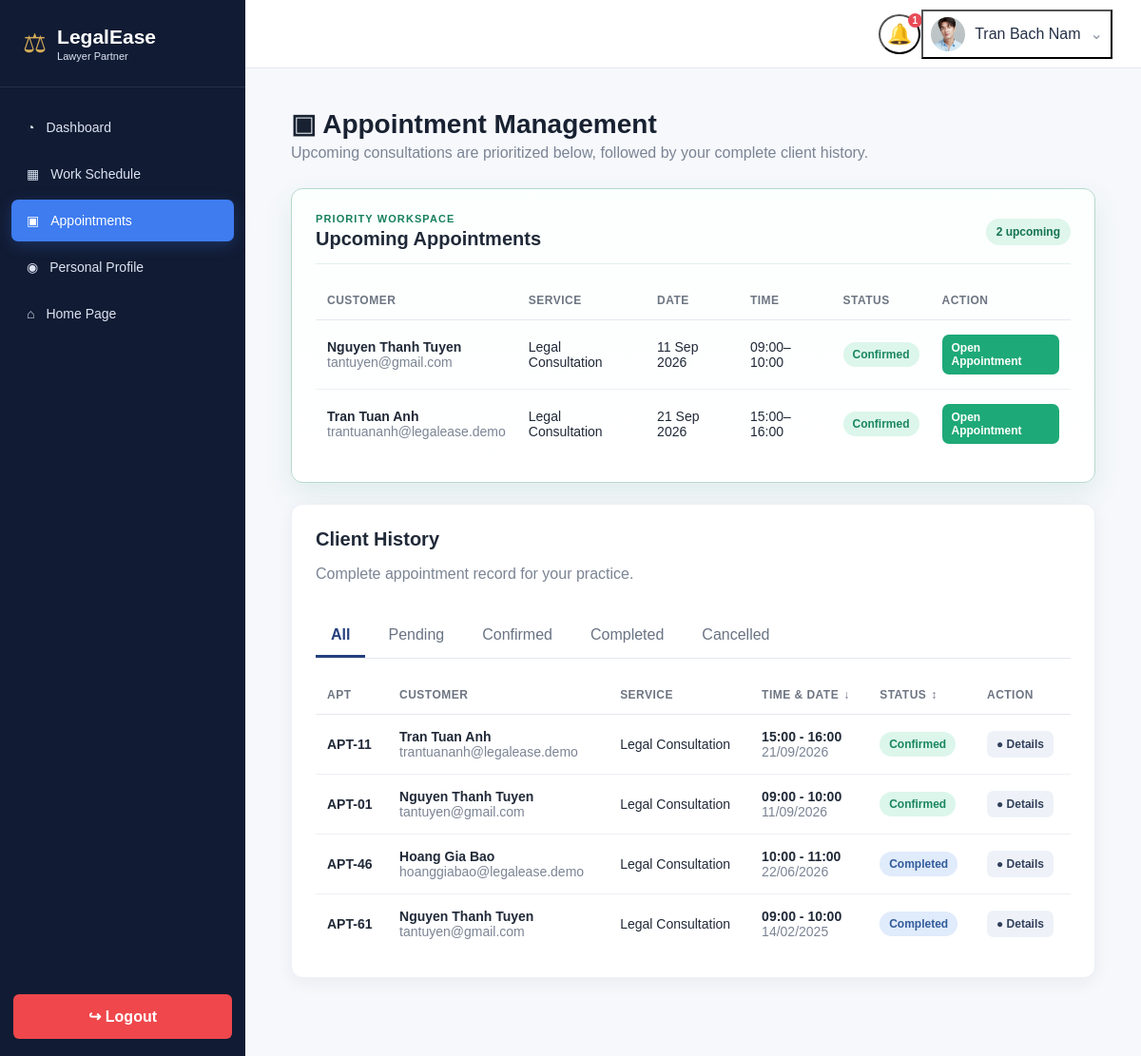
Screenshot of /lawyer/appointments.php (signed in) with the database file from the repository.
### tables this page shows
CREATE TABLE lawyer_profiles (
 id INT AUTO_INCREMENT PRIMARY KEY,user_id INT NOT NULL UNIQUE,full_name VARCHAR(150) NOT NULL,phone VARCHAR(30) DEFAULT '',experience_years INT NOT NULL DEFAULT 0,bio TEXT,
 office_address VARCHAR(255) DEFAULT '',location_id INT NULL,is_verified TINYINT(1) NOT NULL DEFAULT 0,rating DECIMAL(2,1) NOT NULL DEFAULT 0.0,
 consultation_fee DECIMAL(10,2) NOT NULL DEFAULT 500000,avatar_file VARCHAR(255) DEFAULT '',created_at DATETIME NOT NULL DEFAULT CURRENT_TIMESTAMP,
 CONSTRAINT fk_lawyer_user FOREIGN KEY(user_id) REFERENCES users(id) ON DELETE CASCADE,
 CONSTRAINT fk_lawyer_location FOREIGN KEY(location_id) REFERENCES locations(id) ON DELETE SET NULL
);

CREATE TABLE appointments (
 id INT AUTO_INCREMENT PRIMARY KEY,slot_id INT NOT NULL,customer_id INT NOT NULL,lawyer_id INT NOT NULL,service_name VARCHAR(150) DEFAULT 'Legal Consultation',note TEXT NOT NULL,
 appointment_date DATE NOT NULL,start_time TIME NOT NULL,end_time TIME NOT NULL,fee DECIMAL(10,2) NOT NULL DEFAULT 0,status ENUM('Pending','Confirmed','Completed','Cancelled') NOT NULL DEFAULT 'Pending',notes TEXT DEFAULT NULL,
 cancel_reason VARCHAR(255) DEFAULT NULL,cancelled_by ENUM('customer','lawyer','admin') DEFAULT NULL,
 created_at DATETIME NOT NULL DEFAULT CURRENT_TIMESTAMP,updated_at DATETIME NULL,payment_due_at DATETIME NULL,payment_reminder_sent_at DATETIME NULL,INDEX idx_appt_lawyer_status(lawyer_id,status),INDEX idx_appt_customer_status(customer_id,status),
 CONSTRAINT fk_appt_slot FOREIGN KEY(slot_id) REFERENCES availability_slots(id),CONSTRAINT fk_appt_customer FOREIGN KEY(customer_id) REFERENCES customer_profiles(id) ON DELETE CASCADE,
 CONSTRAINT fk_appt_lawyer FOREIGN KEY(lawyer_id) REFERENCES lawyer_profiles(id) ON DELETE CASCADE
);

CREATE TABLE customer_profiles (
 id INT AUTO_INCREMENT PRIMARY KEY,user_id INT NOT NULL UNIQUE,full_name VARCHAR(150) NOT NULL,phone VARCHAR(30) DEFAULT '',address VARCHAR(255) DEFAULT '',avatar_file VARCHAR(255) DEFAULT '',gender ENUM('Male','Female','Other') NULL,birth_date DATE NULL,
 CONSTRAINT fk_customer_user FOREIGN KEY(user_id) REFERENCES users(id) ON DELETE CASCADE
);

CREATE TABLE users (
  id INT AUTO_INCREMENT PRIMARY KEY,
  name VARCHAR(150) NOT NULL,
  email VARCHAR(150) NOT NULL UNIQUE,
  password VARCHAR(255) NOT NULL,
  role ENUM('admin','lawyer','customer') NOT NULL,
  is_active TINYINT(1) NOT NULL DEFAULT 1,
  created_at DATETIME NOT NULL DEFAULT CURRENT_TIMESTAMP
);

CREATE TABLE availability_slots (
 id INT AUTO_INCREMENT PRIMARY KEY,lawyer_id INT NOT NULL,available_date DATE NOT NULL,start_time TIME NOT NULL,end_time TIME NOT NULL,is_available TINYINT(1) NOT NULL DEFAULT 1,created_at DATETIME NOT NULL DEFAULT CURRENT_TIMESTAMP,
 INDEX idx_slot_lawyer_date(lawyer_id,available_date),CONSTRAINT fk_slot_lawyer FOREIGN KEY(lawyer_id) REFERENCES lawyer_profiles(id) ON DELETE CASCADE
);

### includes/bootstrap.php (called while the page is built, shortened)
<?php
function e(?string $value): string {
    return htmlspecialchars((string)$value, ENT_QUOTES, 'UTF-8');
}
function avatar_url(?string $stored): string {
    $stored=trim((string)$stored);
    return app_base_url().'/'.ltrim($stored, '/');
}
function app_base_url(): string {
    return '/LegalEase_eProject';
}

### lawyer/appointments.php (the view, shortened to what this page needs)
<?php
require_once __DIR__.'/../includes/lawyer_layout.php';
$lid=current_lawyer_id($pdo);
$allowed=['all', 'Pending', 'Confirmed', 'Completed', 'Cancelled'];
$filter=$_GET['status']??'all';
$dateSort=strtolower($_GET['date_sort']??'desc')==='asc'?'asc':'desc';
$statusSort=strtolower($_GET['status_sort']??'')==='desc'?'desc':(strtolower($_GET['status_sort']??'')==='asc'?'asc':'');
function appt_url(array $changes=[]):string {
    $q=array_merge($_GET, $changes);
    return '?'.http_build_query($q);
}
$up=$pdo->prepare("SELECT a.id,a.status,a.service_name,cp.full_name customer_name,u.email customer_email,vs.available_date,vs.start_time,vs.end_time FROM appointments a JOIN customer_profiles cp ON cp.id=a.customer_id JOIN users u ON u.id=cp.user_id JOIN availability_slots vs ON vs.id=a.slot_id WHERE a.lawyer_id=? AND a.status IN('Pending','Confirmed') AND TIMESTAMP(vs.available_date,vs.start_time)>=NOW() ORDER BY vs.available_date,vs.start_time LIMIT 10");
$up->execute([$lid]);
$upcoming=$up->fetchAll();
$baseWhere='a.lawyer_id=?';
$params=[$lid];
if($filter!=='all') {
    $baseWhere.=' AND a.status=?';
    $params[]=$filter;
}$histPage=max(1, (int)($_GET['page']??1));
$per=10;
$cnt=$pdo->prepare("SELECT COUNT(*) FROM appointments a WHERE $baseWhere");
$cnt->execute($params);
$histTotal=(int)$cnt->fetchColumn();
$offset=($histPage-1)*$per;
$order=[];
if($statusSort) {
    $case="CASE a.status WHEN 'Pending' THEN 1 WHEN 'Confirmed' THEN 2 WHEN 'Completed' THEN 3 WHEN 'Cancelled' THEN 4 ELSE 5 END";
    $order[]=$case.' '.strtoupper($statusSort);
}$order[]='vs.available_date '.strtoupper($dateSort);
$order[]='vs.start_time '.strtoupper($dateSort);
$sql="SELECT a.id,a.note,a.status,a.service_name,a.created_at,cp.full_name customer_name,u.email customer_email,vs.available_date,vs.start_time,vs.end_time FROM appointments a JOIN customer_profiles cp ON cp.id=a.customer_id JOIN users u ON u.id=cp.user_id JOIN availability_slots vs ON vs.id=a.slot_id WHERE $baseWhere ORDER BY ".implode(',', $order)." LIMIT $per OFFSET $offset";
$s=$pdo->prepare($sql);
$s->execute($params);
$history=$s->fetchAll();
lawyer_shell_start('▣ Appointment Management', 'Upcoming consultations are prioritized below, followed by your complete client history.');
?>
<div class="card upcoming-highlight">
<div class="card-header">
<div>
<span class="upcoming-kicker">Priority workspace</span>
<h2>Upcoming Appointments</h2>
</div>
<span class="upcoming-count"><?=count($upcoming)?> upcoming</span>
</div>
<div class="table-wrap">
<table>
<thead>
<tr>
<th>Customer</th>
<th>Service</th>
<th>Date</th>
<th>Time</th>
<th>Status</th>
<th>Action</th>
</tr>
</thead>
<tbody><?php
if(!$upcoming):?><tr>
<td colspan="6" class="empty">No upcoming appointments.</td>
</tr><?php
else:foreach($upcoming as $r):?><tr>
<td>
<strong><?=e($r['customer_name'])?></strong>
<div class="muted"><?=e($r['customer_email'])?></div>
</td>
<td><?=e($r['service_name'])?></td>
<td><?=e(date('d M Y', strtotime($r['available_date'])))?></td>
<td><?=e(substr($r['start_time'], 0, 5))?>–<?=e(substr($r['end_time'], 0, 5))?></td>
<td>
<span class="badge <?=lawyer_badge_class($r['status'])?>"><?=e($r['status'])?></span>
</td>
<td>
<a class="btn btn-success btn-sm" href="appointment.php?id=<?=(int)$r['id']?>">Open Appointment</a>
</td>
</tr><?php
endforeach;
endif?></tbody>
</table>
</div>
</div>
<div class="card" id="client-history">
<div class="card-header">
<div>
<h2>Client History</h2>
<p class="muted">Complete appointment record for your practice.</p>
</div>
</div>
<div class="tabs"><?php
foreach($allowed as $tab):?><a class="<?=$filter===$tab?'active':''?>" href="<?=e(appt_url(['status'=>$tab]))?>"><?=e(ucfirst($tab))?></a><?php
endforeach?></div>
<div class="table-wrap">
<table>
<thead>
<tr>
<th>APT</th>
<th>Customer</th>
<th>Service</th>
<th>
<a class="sort-link" href="<?=e(appt_url(['date_sort'=>$dateSort==='asc'?'desc':'asc']))?>">Time & Date <span><?=$dateSort==='asc'?'↑':'↓'?></span>
</a>
</th>
<th>
<a class="sort-link" href="<?=e(appt_url(['status_sort'=>$statusSort==='asc'?'desc':'asc']))?>">Status <span><?=$statusSort==='asc'?'↑':($statusSort==='desc'?'↓':'↕')?></span>
</a>
</th>
<th>Action</th>
</tr>
</thead>
<tbody><?php
if(!$history):?><tr>
<td colspan="6" class="empty">No appointments in this category.</td>
</tr><?php
else:foreach($history as $r):?><tr>
<td>
<strong>APT-<?=str_pad((string)$r['id'], 2, '0', STR_PAD_LEFT)?></strong>
</td>
<td>
<strong><?=e($r['customer_name'])?></strong>
<div class="muted"><?=e($r['customer_email'])?></div>
</td>
<td><?=e($r['service_name']?:'Legal Consultation')?></td>
<td>
<strong><?=e(substr($r['start_time'], 0, 5))?> - <?=e(substr($r['end_time'], 0, 5))?></strong>
<div class="muted"><?=e(date('d/m/Y', strtotime($r['available_date'])))?></div>
</td>
<td>
<span class="badge <?=lawyer_badge_class($r['status'])?>"><?=e($r['status'])?></span>
</td>
<td>
<a class="btn btn-light btn-sm" href="appointment.php?id=<?=(int)$r['id']?>">● Details</a>
</td>
</tr><?php
endforeach;
endif?></tbody>
</table>
</div><?=paginate($histTotal, $histPage, $per, '/LegalEase_eProject/lawyer/appointments.php?status='.urlencode($filter).'&date_sort='.urlencode($dateSort).'&status_sort='.urlencode($statusSort))?></div>
<?php
lawyer_shell_end();
?>

### includes/lawyer_layout.php (shortened to what this page needs)
<?php
require_once __DIR__ . '/bootstrap.php';
function lawyer_badge_class(string $status): string {
    $s=strtolower($status);
    return match($s) {
        'pending'=>'badge-pending', 'confirmed'=>'badge-confirmed', 'completed'=>'badge-completed', 'cancelled', 'rejected'=>'badge-cancelled', 'approved', 'available'=>'badge-approved', 'new'=>'badge-new', 'answered'=>'badge-answered', default=>'badge-neutral'
    };
}
function lawyer_shell_start(string $title, string $subtitle=''):void {
    $current=basename($_SERVER['PHP_SELF']);
    $uid=(int)(user()['id']??0);
    global $pdo;
    $profile=null;
    $n=0;
    if($uid) {
        $s=$pdo->prepare('SELECT id,message,type,link_url,is_read,created_at FROM notifications WHERE user_id=? ORDER BY created_at DESC LIMIT 30');
        $s->execute([$uid]);
        $notifications=$s->fetchAll();
        foreach($notifications as $x)if(!$x['is_read'])$n++;
        $p=$pdo->prepare('SELECT lp.id,lp.avatar_file,lp.full_name,lp.is_verified,u.email FROM lawyer_profiles lp JOIN users u ON u.id=lp.user_id WHERE lp.user_id=?');
        $p->execute([$uid]);
        $profile=$p->fetch();
    }
    $links=[['dashboard.php', '◔', 'Dashboard', ['dashboard.php']], ['schedule.php', '▦', 'Work Schedule', ['schedule.php']], ['appointments.php', '▣', 'Appointments', ['appointments.php', 'appointment.php', 'appointment_detail.php']], ['profile.php', '◉', 'Personal Profile', ['profile.php', 'license.php', 'verification.php']],];
    $avatar=avatar_url($profile['avatar_file']??'');
    $cssVer=@filemtime(__DIR__.'/../assets/css/lawyer.css')?:time();
    echo '<!doctype html><html lang="en"><head><meta charset="utf-8"><meta name="viewport" content="width=device-width,initial-scale=1"><title>'.e($title).' | LegalEase</title><link rel="stylesheet" href="/LegalEase_eProject/assets/css/lawyer.css?v='.$cssVer.'"></head><body>';
    echo '<div class="lawyer-layout"><aside class="sidebar"><div class="brand"><div class="brand-mark">⚖</div><div><strong>LegalEase</strong><span>Lawyer Partner</span></div></div><nav class="sidebar-nav">';
    foreach($links as [$url, $icon, $label, $pages]) {
        $active=in_array($current, $pages, true)?'active':'';
        echo '<a class="'.$active.'" href="'.$url.'"><span>'.$icon.'</span>'.e($label).'</a>';
    }
    echo '<a href="/LegalEase_eProject/index.php"><span>⌂</span> Home Page</a></nav><a class="logout-btn" href="/LegalEase_eProject/logout.php">↪ Logout</a></aside>';
    echo '<section class="content-shell"><header class="topbar"><div></div><div class="topbar-actions">';
    echo '<div class="topbar-menu"><button type="button" class="icon-button" data-menu="notificationMenu" aria-label="Notifications">🔔'.($n?'<b>'.$n.'</b>':'').'</button><div class="dropdown-panel notification-panel" id="notificationMenu"><div class="dropdown-title"><strong>Notifications</strong><span>'.$n.' unread</span></div><div class="notification-filter-tabs"><button type="button" class="note-filter active" data-note-filter="all">All</button><button type="button" class="note-filter" data-note-filter="unread">Unread</button></div><div class="notification-scroll">';
    echo '</div><a class="notification-view-all" href="/LegalEase_eProject/lawyer/notifications.php">View all notifications</a></div></div><span class="topbar-divider"></span>';
    echo '<div class="topbar-menu profile-menu-wrap"><button type="button" class="profile-trigger" data-menu="profileMenu">'.'<img src="'.e($avatar).'" alt="Profile">'.'<span>'.e($profile['full_name']??user()['name']??'Lawyer').'</span><span class="chevron">⌄</span></button><div class="dropdown-panel profile-dropdown" id="profileMenu"><div class="profile-dropdown-head">'.'<img src="'.e($avatar).'" alt="Profile">'.'<div><strong>'.e($profile['full_name']??'Lawyer').'</strong><small>'.e($profile['email']??'').'</small><span class="verification-pill">'.(!empty($profile['is_verified'])?'Verified':'Verification pending').'</span></div></div><a href="/LegalEase_eProject/lawyer/profile.php">Manage profile</a><a href="/LegalEase_eProject/lawyer/notifications.php">Notifications</a><a href="/LegalEase_eProject/logout.php">Logout</a></div></div></div></header><main class="main-content">';
    echo '<h1 class="page-title">'.e($title).'</h1>'.($subtitle?'<p class="page-subtitle">'.e($subtitle).'</p>':'');
}
function lawyer_shell_end():void {
    echo '</main></section></div><div class="confirm-modal-backdrop" id="confirmBackdrop"><div class="confirm-modal"><h3>Confirm action</h3><p id="confirmMessage">Are you sure you want to continue?</p><div class="confirm-modal-actions"><button type="button" class="btn btn-light" id="confirmNo">Go back</button><button type="button" class="btn btn-danger" id="confirmYes">Continue</button></div></div></div><script>(function(){document.addEventListener("click",function(e){const btn=e.target.closest("[data-menu]");document.querySelectorAll(".dropdown-panel.open").forEach(p=>{if(!btn||p.id!==btn.dataset.menu)p.classList.remove("open")});if(btn){e.preventDefault();e.stopPropagation();const p=document.getElementById(btn.dataset.menu);if(p)p.classList.toggle("open")}});document.querySelectorAll("[data-note-filter]").forEach(btn=>btn.addEventListener("click",e=>{e.stopPropagation();document.querySelectorAll("[data-note-filter]").forEach(x=>x.classList.remove("active"));btn.classList.add("active");const mode=btn.dataset.noteFilter;document.querySelectorAll("#notificationMenu [data-note-state]").forEach(x=>x.style.display=(mode==="all"||x.dataset.noteState==="unread")?"flex":"none")}));let pending=null,pendingSubmitter=null;const b=document.getElementById("confirmBackdrop"),m=document.getElementById("confirmMessage"),y=document.getElementById("confirmYes"),n=document.getElementById("confirmNo");document.addEventListener("submit",function(e){const t=e.submitter,msg=(t&&t.dataset.confirm)||e.target.dataset.confirm;if(!msg||e.target.dataset.confirmed==="1")return;e.preventDefault();pending=e.target;pendingSubmitter=t||null;m.textContent=msg;b.classList.add("open")});document.addEventListener("click",function(e){const a=e.target.closest("a[data-confirm]");if(!a)return;e.preventDefault();pending=a;pendingSubmitter=null;m.textContent=a.dataset.confirm;b.classList.add("open")});y.onclick=()=>{b.classList.remove("open");if(!pending)return;if(pending.tagName==="FORM"){pending.dataset.confirmed="1";pending.requestSubmit(pendingSubmitter)}else if(pending.href)location.href=pending.href;pending=null;pendingSubmitter=null};n.onclick=()=>{b.classList.remove("open");pending=null;pendingSubmitter=null};})();</script></body></html>';
}?>

### rows the page displays
lawyer_profiles: avatar_file (picture), full_name "Tran Bach Nam"
appointments: customer.full_name "Nguyen Thanh Tuyen", users.email "tantuyen@gmail.com", service_name "Legal Consultation", slot.available_date "11 Sep 2026", slot.start_time "09:00", slot.end_time "10:00", status "Confirmed", id "01", slot.available_date "11/09/2026"
appointments: customer.full_name "Tran Tuan Anh", users.email "trantuananh@legalease.demo", service_name "Legal Consultation", slot.available_date "21 Sep 2026", slot.start_time "15:00", slot.end_time "16:00", status "Confirmed", id "11", slot.available_date "21/09/2026"
appointments: id "46", customer.full_name "Hoang Gia Bao", users.email "hoanggiabao@legalease.demo", service_name "Legal Consultation", slot.start_time "10:00", slot.end_time "11:00", slot.available_date "22/06/2026", status "Completed"
appointments: id "61", customer.full_name "Nguyen Thanh Tuyen", users.email "tantuyen@gmail.com", service_name "Legal Consultation", slot.start_time "09:00", slot.end_time "10:00", slot.available_date "14/02/2025", status "Completed"

### other values shown
$icon "◔"
$label "Dashboard"
$icon "▦"
$label "Work Schedule"
$icon "▣"
$label "Appointments"
$icon "◉"
$label "Personal Profile"
$n "1"
$title "▣ Appointment Management"
$subtitle "Upcoming consultations are prioritized below, followed by your complete client history."
count($upcoming) "2"
$tab "All"
$tab "Pending"
$tab "Confirmed"
